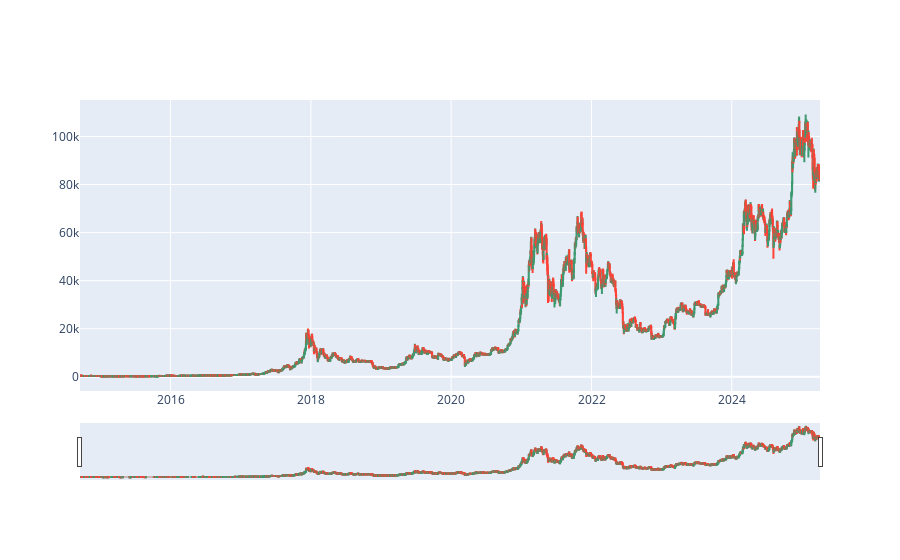

Notebook code cell kept with this figure:
### Code cell
fig = go.Figure(data=[go.Candlestick(
                x=df_BTC.index,
                open=df_BTC['Open'],
                high=df_BTC['High'],
                low=df_BTC['Low'],
                close=df_BTC['Close']
    )])
fig.show()

### Figure 1 — Plotly figure (JSON) as saved in the notebook; plotly's stock layout.template omitted (floating-point values rounded to 4 significant figures; data arrays with more than 128 entries replaced by an {"elided": "..."} marker saying what was removed)
{"data": [{"close": {"elided": "3853 float values"}, "high": {"elided": "3853 float values"}, "low": {"elided": "3853 float values"}, "open": {"elided": "3853 float values"}, "type": "candlestick", "x": {"elided": "3853 str values"}}], "layout": {}}
